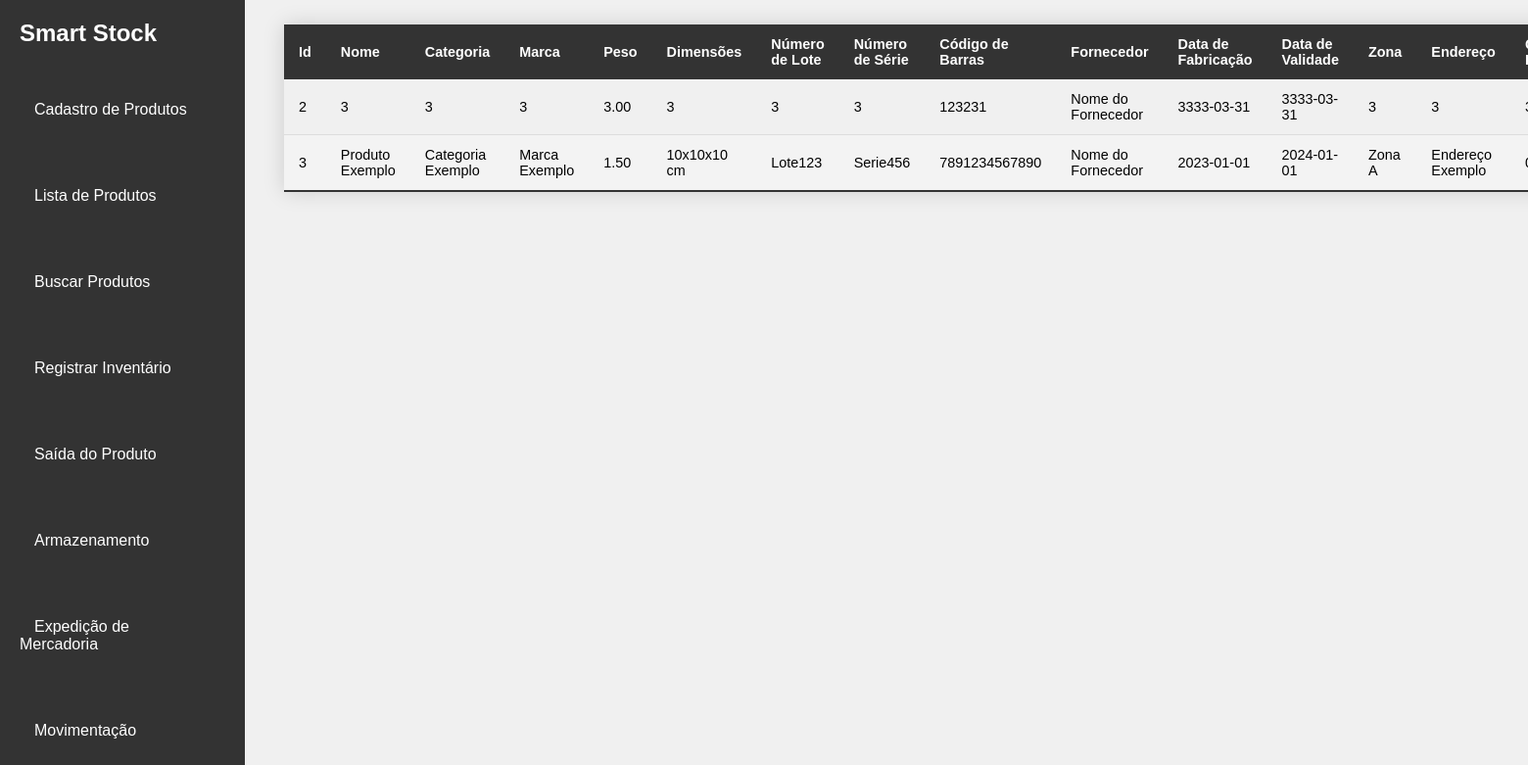
Page /view/listaProduto.php (signed in) on the earlier database version.
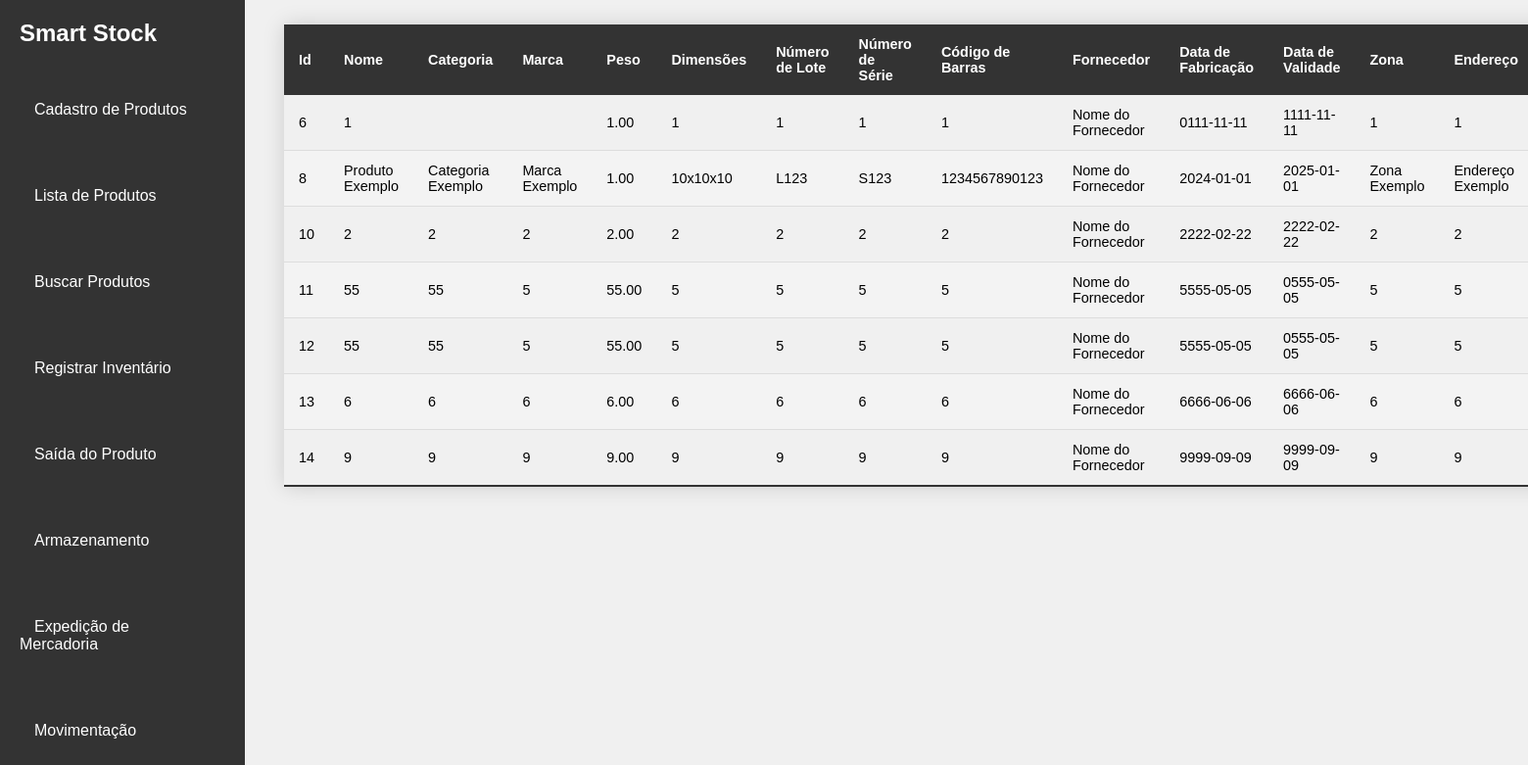
Same page on the later database version.
### tables this page shows
CREATE TABLE `produto` (
  `produto_id` int NOT NULL,
  `nome` varchar(255) NOT NULL,
  `categoria` varchar(100) DEFAULT NULL,
  `marca` varchar(100) DEFAULT NULL,
  `peso` decimal(10,2) DEFAULT NULL,
  `dimensoes` varchar(100) DEFAULT NULL,
  `numero_lote` varchar(50) DEFAULT NULL,
  `numero_serie` varchar(50) DEFAULT NULL,
  `codigo_barras` varchar(50) DEFAULT NULL,
  `fornecedor_id` int DEFAULT NULL,
  `data_fabricacao` date DEFAULT NULL,
  `data_validade` date DEFAULT NULL,
  `zona` varchar(100) DEFAULT NULL,
  `endereco` varchar(255) DEFAULT NULL,
  `quantidade_reservada` int DEFAULT '0',
  `status_produto` varchar(50) DEFAULT 'Disponível',
  `corredor` varchar(50) NOT NULL,
  `prateleira` varchar(50) NOT NULL,
  `nivel` varchar(50) NOT NULL,
  `posicao` varchar(50) NOT NULL
);

CREATE TABLE `fornecedor` (
  `fornecedor_id` int NOT NULL,
  `nome` varchar(255) NOT NULL,
  `telefone` varchar(20) DEFAULT NULL,
  `email` varchar(255) DEFAULT NULL,
  `cnpj` varchar(20) DEFAULT NULL,
  `rua` varchar(255) DEFAULT NULL,
  `numero` varchar(10) DEFAULT NULL,
  `complemento` varchar(50) DEFAULT NULL,
  `bairro` varchar(100) DEFAULT NULL,
  `cidade` varchar(100) DEFAULT NULL,
  `estado` varchar(50) DEFAULT NULL,
  `cep` varchar(10) DEFAULT NULL
);

### dao/ProdutoDao.php (called while the page is built, shortened)
<?php
class ProdutoDAO
{
    public static function listarProduto()
    {
        try {
            $conexao = Conexao::conectar();
            $query = "SELECT p.*, f.nome AS fornecedor_nome
                      FROM produto p
                      LEFT JOIN fornecedor f ON p.fornecedor_id = f.fornecedor_id";
            $stmt = $conexao->prepare($query);
            $stmt->execute();
            return $stmt->fetchAll(PDO::FETCH_ASSOC);
        } catch (PDOException $e) {
            throw new Exception('Erro ao listar produtos: ' . $e->getMessage());
        }
    }
}

### view/listaProduto.php (the view, shortened to what this page needs)
<!DOCTYPE html>
<html lang="pt-br">
<head>
    <link rel="stylesheet" href="../css/produto/listaProduto.css">
    <link rel="stylesheet" href="../css/header.css">
    <link rel="stylesheet" href="../css/index.css">
</head>
<body>
<header id="header">
        <nav id="navbar">
            <h1 id="system-name">Smart Stock</h1>
            <ul id="nav">
                <li class="nav-item"><a href="cadastroProduto.php">Cadastro de Produtos</a></li>
                <li class="nav-item"><a href="listaProduto.php">Lista de Produtos</a></li>
                <li class="nav-item"><a href="buscarProduto.php">Buscar Produtos</a></li>
                <li class="nav-item"><a href="registrarInventario.php">Registrar Inventário</a></li>
                <li class="nav-item"><a href="registrarSaidaProduto.php">Saída do Produto</a></li>
                <li class="nav-item"><a href="Armazenamento.php">Armazenamento</a></li>
                <li class="nav-item"><a href="ExpediçãodeMercadoria.php">Expedição de Mercadoria</a></li>
                <li class="nav-item"><a href="movimentacao.php">Movimentação</a></li>
            </ul>
        </nav>
    </header>
    <?php
    try {
        $listaProdutos = ProdutoDao::listarProduto();
    } catch (Exception $e) {
        echo 'Erro ao listar produtos: ' . $e->getMessage();
    }
    ?>
    <main id="main">
        <div class="table-container">
            <table class="styled-table">
                <thead>
                    <tr>
                        <th>Id</th>
                        <th>Nome</th>
                        <th>Categoria</th>
                        <th>Marca</th>
                        <th>Peso</th>
                        <th>Dimensões</th>
                        <th>Número de Lote</th>
                        <th>Número de Série</th>
                        <th>Código de Barras</th>
                        <th>Fornecedor</th>
                        <th>Data de Fabricação</th>
                        <th>Data de Validade</th>
                        <th>Zona</th>
                        <th>Endereço</th>
                        <th>Quantidade Reservada</th>
                    </tr>
                </thead>
                <tbody>
                    <?php if (!empty($listaProdutos)): ?>
                        <?php foreach ($listaProdutos as $produto): ?>
                            <tr>
                                <td><?php echo htmlspecialchars($produto['produto_id']); ?></td>
                                <td><?php echo htmlspecialchars($produto['nome']); ?></td>
                                <td><?php echo htmlspecialchars($produto['categoria']); ?></td>
                                <td><?php echo htmlspecialchars($produto['marca']); ?></td>
                                <td><?php echo htmlspecialchars($produto['peso']); ?></td>
                                <td><?php echo htmlspecialchars($produto['dimensoes']); ?></td>
                                <td><?php echo htmlspecialchars($produto['numero_lote']); ?></td>
                                <td><?php echo htmlspecialchars($produto['numero_serie']); ?></td>
                                <td><?php echo htmlspecialchars($produto['codigo_barras']); ?></td>
                                <td><?php echo htmlspecialchars($produto['fornecedor_nome']); ?></td>
                                <td><?php echo htmlspecialchars($produto['data_fabricacao']); ?></td>
                                <td><?php echo htmlspecialchars($produto['data_validade']); ?></td>
                                <td><?php echo htmlspecialchars($produto['zona']); ?></td>
                                <td><?php echo htmlspecialchars($produto['endereco']); ?></td>
                                <td><?php echo htmlspecialchars($produto['quantidade_reservada']); ?></td>
                            </tr>
                        <?php endforeach; ?>
                    <?php else: ?>
                        <tr>
                            <td colspan="20">Nenhum produto encontrado.</td>
                        </tr>
                    <?php endif; ?>
                </tbody>
            </table>
        </div>
    </main>
</body>
</html>

### css/produto/listaProduto.css (style rules this page uses)
* { box-sizing: border-box; margin: 0; padding: 0; }
body { font-family: Arial, sans-serif; background-color: #f0f0f0; }
.table-container { margin: 20px; }
.styled-table { width: 100%; border-collapse: collapse; margin: 25px 0; font-size: 0.9em; font-family: sans-serif; box-shadow: 0 0 20px rgba(0, 0, 0, 0.15); }
.styled-table thead tr { background-color: #333; color: white; text-align: left; }
.styled-table th, .styled-table td { padding: 12px 15px; }
.styled-table tbody tr { border-bottom: 1px solid #dddddd; }
.styled-table tbody tr:nth-of-type(even) { background-color: #f3f3f3; }
.styled-table tbody tr:last-of-type { border-bottom: 2px solid #333; }

### css/header.css (style rules this page uses)
#navbar { display: flex; flex-direction: column; justify-content: flex-start; align-items: flex-start; position: fixed; left: 0; top: 0; width: 250px; height: 100%; background-color: #333; padding: 20px; }
#nav { list-style-type: none; display: flex; flex-direction: column; gap: 70px; margin-top: 26%; }
.nav-item a { color: white; text-decoration: none; padding: 10px 15px; border-radius: 4px; width: 100%; transition: background-color 0.3s; }
main { margin: 0 200px 0 270px; }

### css/index.css (style rules this page uses)
* { box-sizing: border-box; margin: 0; padding: 0; }
body { font-family: Verdana, Geneva, Tahoma, sans-serif; background-color: #f0f0f0; }
h1 { color: #fff; }

Differences in the rows shown:
removed produto: produto_id "2", nome "3", categoria "3", marca "3", peso "3.00", dimensoes "3", numero_lote "3", numero_serie "3", codigo_barras "123231", fornecedor.nome "Nome do Fornecedor", data_fabricacao "3333-03-31", data_validade "3333-03-31", zona "3", endereco "3"
removed produto: produto_id "3", nome "Produto Exemplo", categoria "Categoria Exemplo", marca "Marca Exemplo", peso "1.50", dimensoes "10x10x10 cm", numero_lote "Lote123", numero_serie "Serie456", codigo_barras "7891234567890", fornecedor.nome "Nome do Fornecedor", data_fabricacao "2023-01-01", data_validade "2024-01-01", zona "Zona A", endereco "Endereço Exemplo"
added produto: produto_id "6", nome "1", peso "1.00", dimensoes "1", numero_lote "1", numero_serie "1", codigo_barras "1", fornecedor.nome "Nome do Fornecedor", data_fabricacao "0111-11-11", data_validade "1111-11-11", zona "1", endereco "1"
added produto: produto_id "8", nome "Produto Exemplo", categoria "Categoria Exemplo", marca "Marca Exemplo", peso "1.00", dimensoes "10x10x10", numero_lote "L123", numero_serie "S123", codigo_barras "1234567890123", fornecedor.nome "Nome do Fornecedor", data_fabricacao "2024-01-01", data_validade "2025-01-01", zona "Zona Exemplo", endereco "Endereço Exemplo"
added produto: produto_id "10", nome "2", categoria "2", marca "2", peso "2.00", dimensoes "2", numero_lote "2", numero_serie "2", codigo_barras "2", fornecedor.nome "Nome do Fornecedor", data_fabricacao "2222-02-22", data_validade "2222-02-22", zona "2", endereco "2"
added produto: produto_id "11", nome "55", categoria "55", marca "5", peso "55.00", dimensoes "5", numero_lote "5", numero_serie "5", codigo_barras "5", fornecedor.nome "Nome do Fornecedor", data_fabricacao "5555-05-05", data_validade "0555-05-05", zona "5", endereco "5"
added produto: produto_id "12", nome "55", categoria "55", marca "5", peso "55.00", dimensoes "5", numero_lote "5", numero_serie "5", codigo_barras "5", fornecedor.nome "Nome do Fornecedor", data_fabricacao "5555-05-05", data_validade "0555-05-05", zona "5", endereco "5"
added produto: produto_id "13", nome "6", categoria "6", marca "6", peso "6.00", dimensoes "6", numero_lote "6", numero_serie "6", codigo_barras "6", fornecedor.nome "Nome do Fornecedor", data_fabricacao "6666-06-06", data_validade "6666-06-06", zona "6", endereco "6"
added produto: produto_id "14", nome "9", categoria "9", marca "9", peso "9.00", dimensoes "9", numero_lote "9", numero_serie "9", codigo_barras "9", fornecedor.nome "Nome do Fornecedor", data_fabricacao "9999-09-09", data_validade "9999-09-09", zona "9", endereco "9"
